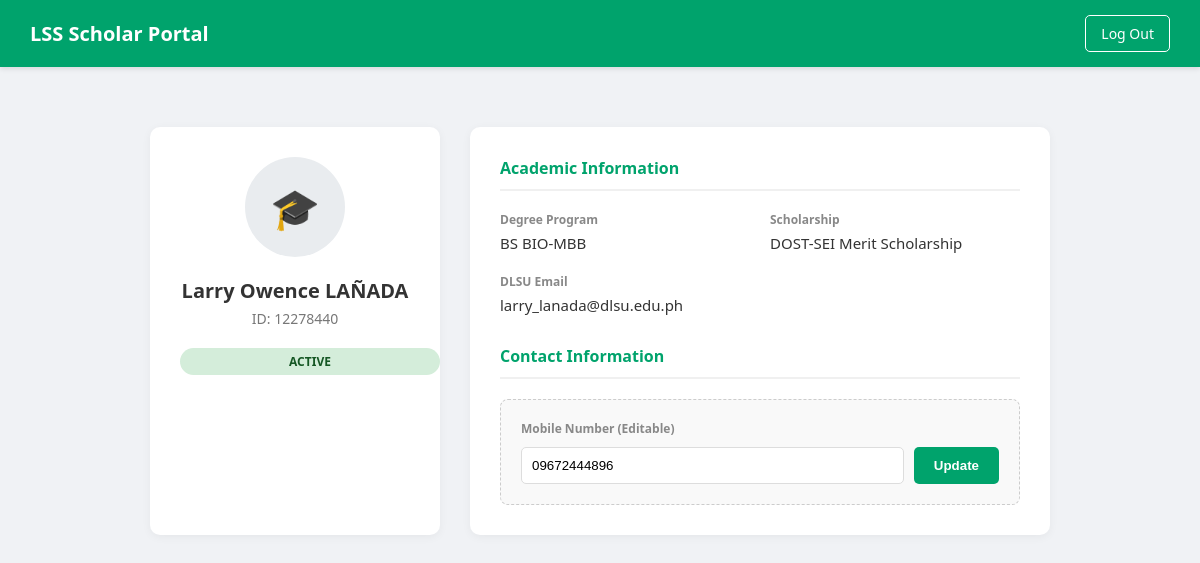
The page /user_profile.php (signed in) on the database its author committed.
### tables this page shows
CREATE TABLE IF NOT EXISTS StudentDetails (
    StudentNumber INT PRIMARY KEY,
    LastName      VARCHAR(50),
    FirstName     VARCHAR(50),
    MiddleName    VARCHAR(50),
    DegreeProgram VARCHAR(50),
    Email         VARCHAR(100),
    Scholarship   VARCHAR(150),
    Status        VARCHAR(20),
    ContactNumber VARCHAR(20)
);

### user_profile.php (the view, shortened to what this page needs)
<?php
require_once 'config.php';
$student_id = $_SESSION['student_number'];
$stmt = $conn->prepare("SELECT * FROM StudentDetails WHERE StudentNumber = ?");
$stmt->execute([$student_id]);
$me = $stmt->fetch();
?>
<!DOCTYPE html>
<html lang="en">
<head>
</head>
<body>
    <div class="navbar">
        <h1>LSS Scholar Portal</h1>
        <a href="logout.php" class="logout-btn">Log Out</a>
    </div>
    <div class="container">
        <div class="card">
            <div class="profile-pic">🎓</div>
            <div class="student-name"><?php echo htmlspecialchars($me['FirstName'] . ' ' . $me['LastName']); ?></div>
            <div class="student-id">ID: <?php echo htmlspecialchars($me['StudentNumber']); ?></div>
            <div class="status-badge <?php echo ($me['Status'] == 'ACTIVE') ? 'active' : 'leave'; ?>">
                <?php echo htmlspecialchars($me['Status']); ?>
            </div>
        </div>
        <div class="card">
            <div class="section-title">Academic Information</div>
            <div class="info-grid">
                <div class="info-group">
                    <label>Degree Program</label>
                    <div><?php echo htmlspecialchars($me['DegreeProgram']); ?></div>
                </div>
                <div class="info-group">
                    <label>Scholarship</label>
                    <div><?php echo htmlspecialchars($me['Scholarship']); ?></div>
                </div>
                <div class="info-group">
                    <label>DLSU Email</label>
                    <div><?php echo htmlspecialchars($me['Email']); ?></div>
                </div>
            </div>
            <div class="section-title">Contact Information</div>
            <div class="edit-zone">
                <form method="POST">
                    <div class="info-group" style="margin-bottom: 10px;">
                        <label>Mobile Number (Editable)</label>
                    </div>
                    <div class="form-row">
                        <input type="text" name="contact_number" value="<?php echo htmlspecialchars($me['ContactNumber']); ?>" placeholder="09xxxxxxxxx">
                        <button type="submit" name="update_contact" class="save-btn">Update</button>
                    </div>
                </form>
            </div>
        </div>
    </div>
</body>
</html>

### user_profile.php (style rules this page uses)
body { font-family: 'Segoe UI', sans-serif; background: #f0f2f5; margin: 0; padding: 0; }
.navbar { background: #00A36C; color: white; padding: 15px 30px; display: flex; justify-content: space-between; align-items: center; box-shadow: 0 2px 5px rgba(0,0,0,0.1); }
.navbar h1 { margin: 0; font-size: 20px; }
.logout-btn { color: white; text-decoration: none; padding: 8px 15px; border: 1px solid white; border-radius: 5px; font-size: 14px; transition: 0.3s; }
.container { max-width: 900px; margin: 40px auto; padding: 20px; display: grid; grid-template-columns: 1fr 2fr; gap: 30px; }
.card { background: white; padding: 30px; border-radius: 10px; box-shadow: 0 2px 10px rgba(0,0,0,0.05); }
.profile-pic { width: 100px; height: 100px; background: #e9ecef; border-radius: 50%; margin: 0 auto 20px; display: flex; align-items: center; justify-content: center; font-size: 40px; color: #00A36C; }
.student-name { text-align: center; font-size: 20px; font-weight: bold; color: #333; margin-bottom: 5px; }
.student-id { text-align: center; color: #777; font-size: 14px; margin-bottom: 20px; }
.status-badge { text-align: center; display: inline-block; padding: 5px 15px; border-radius: 20px; font-size: 12px; font-weight: bold; width: 100%; }
.active { background: #d4edda; color: #155724; }
.section-title { font-size: 16px; font-weight: bold; color: #00A36C; border-bottom: 2px solid #f0f0f0; padding-bottom: 10px; margin-bottom: 20px; }
.info-grid { display: grid; grid-template-columns: 1fr 1fr; gap: 20px; margin-bottom: 30px; }
.info-group label { display: block; font-size: 12px; color: #888; margin-bottom: 5px; font-weight: 600; }
.info-group div { font-size: 15px; color: #333; font-weight: 500; }
.edit-zone { background: #f9f9f9; padding: 20px; border-radius: 8px; border: 1px dashed #ccc; }
.form-row { display: flex; gap: 10px; }
input[type="text"] { flex: 1; padding: 10px; border: 1px solid #ddd; border-radius: 5px; }
button.save-btn { background: #00A36C; color: white; border: none; padding: 10px 20px; border-radius: 5px; cursor: pointer; font-weight: bold; }

### rows shown on the page
studentdetails: FirstName+LastName "Larry Owence LAÑADA", StudentNumber "12278440", Status "ACTIVE", DegreeProgram "BS BIO-MBB", Scholarship "DOST-SEI Merit Scholarship", Email "larry_lanada@dlsu.edu.ph", contact_number "09672444896"
